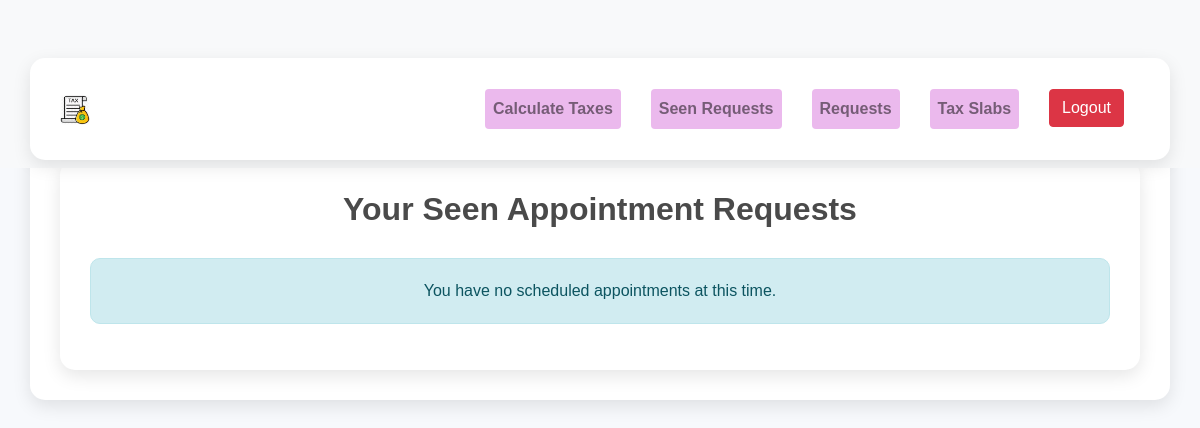
The page /advisor/advisor-requests/ (signed in) on the database as committed earlier.
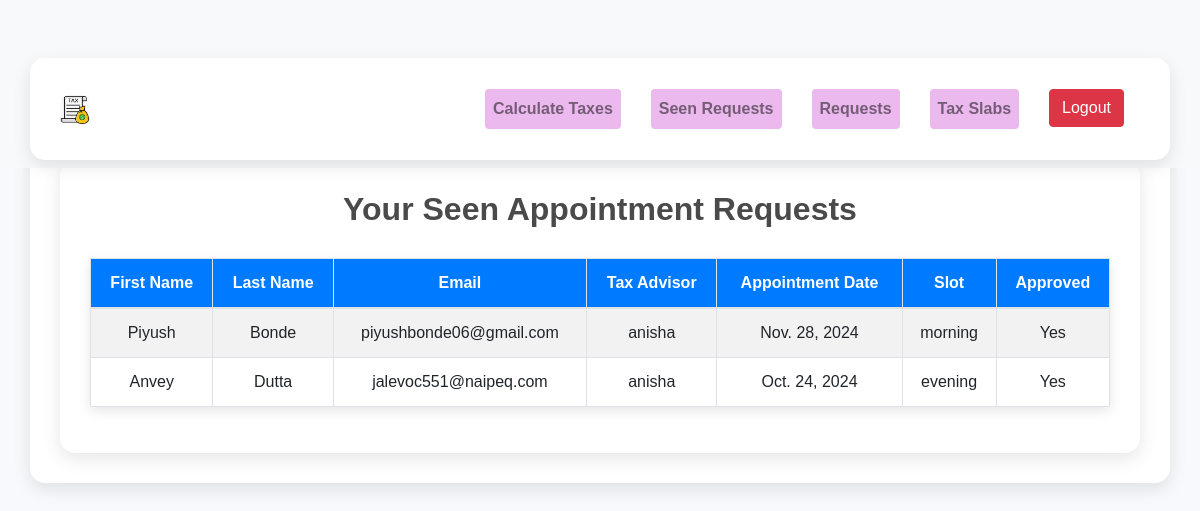
The same page on the database as committed later.
### advisor/models.py (models this page shows, shortened)
class UserRequest(models.Model):
    user = models.ForeignKey(User, on_delete=models.CASCADE, related_name="requests")
    tax_advisor = models.ForeignKey(User, on_delete=models.CASCADE, related_name="advisor_requests")
    first_name = models.CharField(max_length=150)
    last_name = models.CharField(max_length=150)
    email = models.EmailField()
    approved = models.BooleanField(default=False)
    rejected = models.BooleanField(default=False)
    slot = models.CharField(max_length=100, null=True)  # Store the time slot as a string (can use choices)
    date = models.DateField(null=True)  # Store the appointment date

### advisor/views.py (the view)
# urls.py: path('advisor-requests/', views.advisor_requests, name='advisor_requests'),
def advisor_requests(request):
    if request.user.groups.filter(name='Tax Advisor').exists():  # Check if user belongs to the 'Tax Advisor' group
        requests = UserRequest.objects.filter(tax_advisor=request.user).filter(approved=True) | UserRequest.objects.filter(tax_advisor=request.user).filter(rejected=True)
    else:
        requests = None  # Handle case where the user is not a tax advisor
    return render(request, 'advisor/advisor_requests.html', {
        'requests': requests,
    })

### accounts/context_processor.py (called while the page is built)
def user_groups(request):
    user = request.user
    return {
        'is_admin': user.is_authenticated and user.is_superuser,
        'is_taxadvisor': user.is_authenticated and user.groups.filter(name='Tax Advisor').exists(),
        'is_indivual_user': user.is_authenticated and user.groups.filter(name='Individual User').exists(),
    }

### advisor/templates/advisor/advisor_requests.html (shortened to what this page needs)
{% extends 'base.html' %}
{% block individual_style %}
    <link rel="stylesheet" href="https://maxcdn.bootstrapcdn.com/bootstrap/4.5.2/css/bootstrap.min.css">
{% endblock %}
{% block content %}
   <body>
      <div class="container">
         <h2>Your Seen Appointment Requests</h2>
         {% if requests %}
         <table class="table table-striped table-bordered">
            <thead>
               <tr>
                  <th>First Name</th>
                  <th>Last Name</th>
                  <th>Email</th>
                  <th>Tax Advisor</th>
                  <th>Appointment Date</th>
                  <th>Slot</th>
                  <th>Approved</th>
               </tr>
            </thead>
            <tbody>
               {% for request in requests %}
               <tr>
                  <td>{{ request.first_name }}</td>
                  <td>{{ request.last_name }}</td>
                  <td>{{ request.email }}</td>
                  <td>{{ request.tax_advisor.username }}</td>
                  <td>{{ request.date }}</td>
                  <td>{{ request.slot }}</td>
                  <td>{{ request.approved|yesno:"Yes,No" }}</td>
               </tr>
               {% endfor %}
            </tbody>
         </table>
         {% else %}
         <div class="alert alert-info">
            You have no scheduled appointments at this time.
         </div>
         {% endif %}
      </div>
   </body>
{% endblock %}

### templates/base.html (shortened to what this page needs)
{% load static %}
<!DOCTYPE html>
<html lang="en">
<head>
    <link href="https://stackpath.bootstrapcdn.com/bootstrap/4.5.2/css/bootstrap.min.css" rel="stylesheet">
</head>
<body>
    <nav class="navbar navbar-expand-lg navbar-light bg-light fixed-top">
        <div class="container">
            <a class="navbar-brand" href="#"><img src="{% static 'base/tax_favicon.jpg' %}" alt="Favicon" class="favicon" style="width: 30px; height: 30px;"/>
            </a>
            <div class="collapse navbar-collapse" id="navbarNav">
                <ul class="navbar-nav ml-auto">
                    <li class="nav-item">
                        <a class="nav-link nav-link-custom" href="{% url 'tax_calculator' %}">Calculate Taxes</a>
                    </li>
                    {% if is_taxadvisor %}
                        <li class="nav-item">
                            <a class="nav-link nav-link-custom" href="{% url 'advisor_requests' %}">Seen Requests</a>
                        </li>
                    {% endif %}
                    {% if is_taxadvisor %}
                        <li class="nav-item">
                            <a class="nav-link nav-link-custom" href="{% url 'manage_requests' %}">Requests</a>
                        </li>
                    {% endif %}
                    <li class="nav-item">
                        <a class="nav-link nav-link-custom" href="{% url 'tax_slabs' %}">Tax Slabs  </a>
                    </li>
                    <li class="nav-item mr-3">
                        <a class="btn btn-danger" href="{% url 'logout' %}">Logout</a>
                    </li>
                </ul>
            </div>
        </div>
    </nav>
    {% block individual_style %}
    {% endblock %}
    <div class="container mt-4">
        {% block content %}{% endblock %}
    </div>
</body>
</html>

### templates/base.html (style rules this page uses)
body { padding-top: 56px; }
.nav-item { margin-right: 30px; }
.nav-link { color: #eea0f2; }
.nav-link-custom { background-color: #ebb9ed; color: #ffffff; padding: 10px 15px; border-radius: 0.25rem; transition: background-color 0.2s ease; font-weight: bold; }
.btn-danger { color: #ffffff; }

### advisor/templates/advisor/advisor_requests.html (style rules this page uses)
body { background-color: #f7f9fc; font-family: 'Arial', sans-serif; }
.container { background-color: white; padding: 30px; margin-top: 50px; border-radius: 15px; box-shadow: 0 6px 18px rgba(0, 0, 0, 0.1); animation: fadeIn 1s ease-in-out; }
h2 { color: #4a4a4a; text-align: center; margin-bottom: 30px; font-weight: bold; }
table { margin-top: 20px; width: 100%; border-collapse: collapse; box-shadow: 0 4px 12px rgba(0, 0, 0, 0.1); }
th { background-color: #007bff; color: white; font-weight: bold; padding: 12px; text-align: center; border: 1px solid #dee2e6; }
td { padding: 12px; text-align: center; border: 1px solid #dee2e6; }

Rows that differ between the two databases and show on the page:
now on this page (row edited): UserRequest: first_name "Piyush", last_name "Bonde", email "piyushbonde06@gmail.com", tax_advisor.username "anisha", date "Nov. 28, 2024", slot "morning", approved "Yes"
added UserRequest: first_name "Anvey", last_name "Dutta", email "jalevoc551@naipeq.com", tax_advisor.username "anisha", date "Oct. 24, 2024", slot "evening", approved "Yes"
Other text that changed with them:
text no longer shown: "You have no scheduled appointments at this time."
text now shown: "First Name Last Name Email Tax Advisor Appointment Date Slot Approved"
